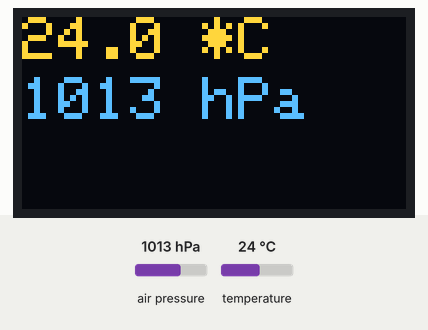
A sketch run on a simulated Arduino Uno, built with avr-gcc and run on an emulated ATmega328P. Shown: 128×64 one-colour display. Inputs (shaded band) come from the test bench; at power-on: air pressure 1013 hPa, temperature 24 °C. The OLED is the two-colour kind (top 16 rows yellow); the display library's start-up logo is not drawn; what the sketch prints to the serial monitor is not drawn.

Above: at 3.2 s.
3.3 s: air pressure set to 952 hPa
At 9.8 s:
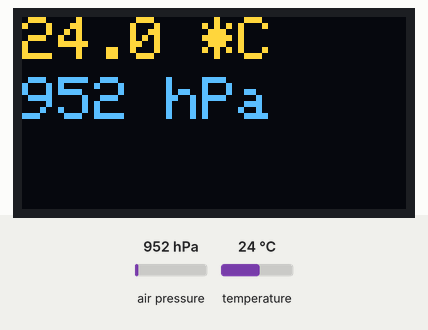
10.2 s: temperature set to 12 °C
At 15.9 s:
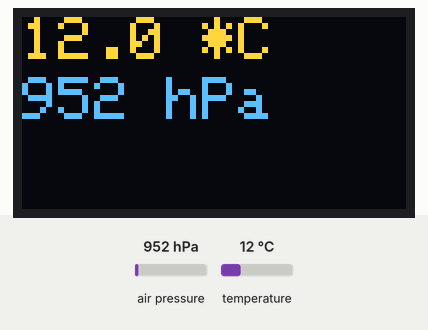
16.9 s: air pressure set to 975 hPa
At 23.2 s:
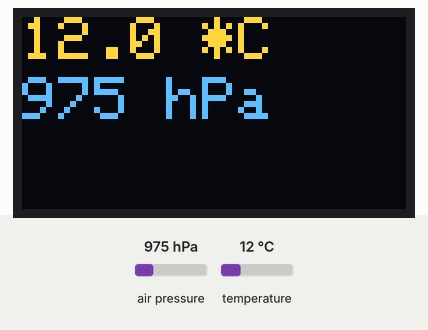
23.6 s: temperature set to 19 °C
At 29.3 s:
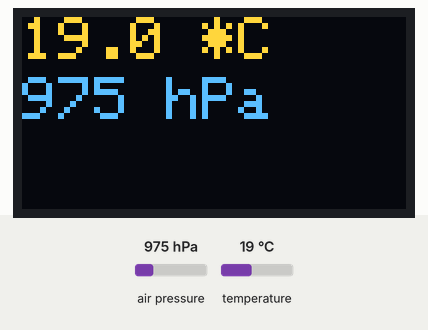
Timing chart, 0 to 30.8 s (numbered marks = the images above; inputs shaded):
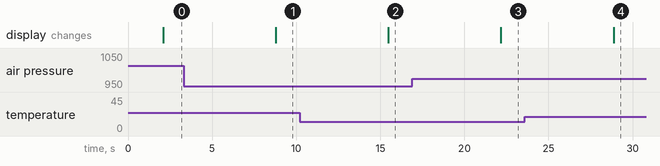

Measured:
- after the input at 3.3 s, the display: changes after 5.5 s (image 1)
- after the input at 10.2 s, the display: changes after 5.3 s (image 2)
- after the input at 16.9 s, the display: changes after 5.3 s (image 3)
- after the input at 23.6 s, the display: changes after 5.3 s (image 4)

The sketch:

barometer_v.1.prototype.ino
```cpp
#include <Adafruit_SSD1306.h>
#include <splash.h>

#define SCREEN_WIDTH 128 // OLED display width, in pixels
#define SCREEN_HEIGHT 64 // OLED display height, in pixels

// Declaration for an SSD1306 display connected to I2C (SDA, SCL pins)
#define OLED_RESET -1 // Reset pin # (or -1 if sharing Arduino reset pin)
Adafruit_SSD1306 display(SCREEN_WIDTH, SCREEN_HEIGHT, &Wire, OLED_RESET);


#include <Wire.h>
#include <Adafruit_BMP085.h>

#define seaLevelPressure_hPa 1013.25

#define BMP085_ADDRESS 0x77

Adafruit_BMP085 bmp;

struct BpmMeasurements {
  float temperature;
  float pressure;
};

// @TODO: add hash to prevent redundant updates

struct ViewState {
  String temperature;
  String pressure;
} viewState;

void setup() {
  Wire.begin();

  Serial.begin(9600);
  while (!Serial);

  Serial.println("\nBarometer v.1.prototype START");

  if (!bmp.begin()) {
    Serial.println("Could not find a valid BMP085 :o(");
    while (1) {}
  }

  // SSD1306_SWITCHCAPVCC = generate display voltage from 3.3V internally
  if(!display.begin(SSD1306_SWITCHCAPVCC, 0x3C)) {
    Serial.println(F("SSD1306 allocation failed"));
    for(;;); // Don't proceed, loop forever
  }

  // Show initial display buffer contents on the screen --
  // the library initializes this with an Adafruit splash screen.
  display.setRotation(2);
  display.display();
  delay(2000);
}


void loop() {
  BpmMeasurements m = readBpm();

  viewState.temperature = formatTemperature(m.temperature);
  viewState.pressure = formatPressure(m.pressure);

  Serial.print("Temperature = ");
  Serial.println(viewState.temperature);

  Serial.print("Pressure = ");
  Serial.println(viewState.pressure);

  Serial.println();

  updateDisplay();

  delay(6660);
}

BpmMeasurements readBpm(void) {
  return (BpmMeasurements){bmp.readTemperature(), bmp.readPressure()};
}

String formatPressure(float p) {
  p = round(p / 100.0);

  return String(p, 0) + " hPa";
}

String formatTemperature(float t) {
  return String(t, 1) + " *C";
}

void updateDisplay() {
  display.clearDisplay();

  display.setTextSize(2);
  display.setTextColor(WHITE);
  display.setCursor(0, 0);
  display.print(viewState.temperature);

  display.setCursor(0, 20);
  display.print(viewState.pressure);

  display.display();
}
```
